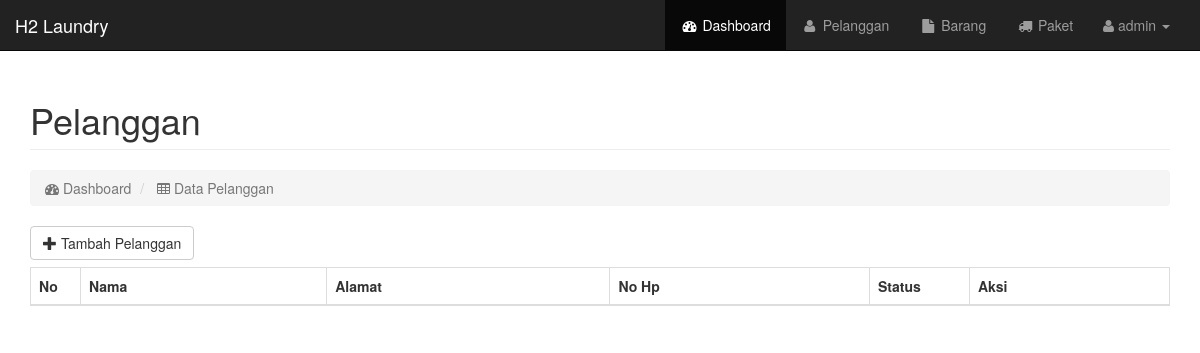
Before: /admin/pelanggan.php (signed in) with the older database file.
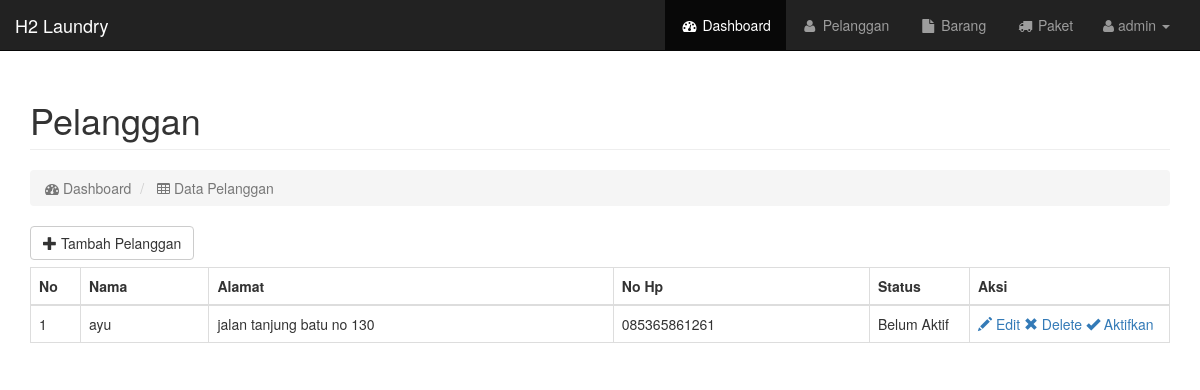
After: the same page with the newer database file.
### tables this page shows
CREATE TABLE `pelanggan` (
  `id_pelgn` int(11) NOT NULL,
  `username` varchar(50) NOT NULL,
  `pass_pelgn` varchar(50) NOT NULL,
  `nama_pelgn` varchar(50) NOT NULL,
  `no_hp_pelgn` varchar(12) NOT NULL,
  `almt_pelgn` varchar(50) NOT NULL,
  `status` int(1) NOT NULL
);

### admin/pelanggan.php (the view, shortened to what this page needs)
<?php
require_once "../config.php";
include "../template/header.php";
include "../template/menu.php";
 ?>
 <?php
$cari = isset($_REQUEST['cari']) ? $_REQUEST['cari'] : '';
if ($cari == ""){
  $sql = " select * from pelanggan";
}else {
  $sql = "select * from pelanggan where nama like '%$cari%'";
}
$que = $conn->prepare($sql);
$que->execute();
$que->setFetchMode(PDO::FETCH_OBJ);
$stmt = $que->fetchAll();
  ?>
<div id="page-wrapper">
<div class="container">
  <div class="row">
      <div class="col-md-12">
          <h1 class="page-header">
              Pelanggan
          </h1>
          <ol class="breadcrumb">
              <li class="active">
                  <i class="fa fa-dashboard"></i> Dashboard
              </li>
              <li class="active">
                  <i class="fa fa-table"></i> Data Pelanggan
              </li>
          </ol>
      </div>
  </div>
  <div class="row">
      <div class="col-lg-12">
        <a href="tambahpelanggan.php" class="btn btn-default btn-md " style="margin-bottom:7px">
        <span class="glyphicon glyphicon-plus" aria-hidden="true"></span> Tambah Pelanggan
        </a>
          <div class="table-responsive">
              <table class="table table-bordered table-hover">
                  <thead>
                      <tr>
                          <th width="50">No</th>
                          <th>Nama</th>
                          <th>Alamat</th>
                          <th>No Hp</th>
                          <th width="100">Status</th>
                          <th width="200">Aksi</th>
                      </tr>
                  </thead>
                  <tbody>
                    <?php
                    $no = 0;
                    foreach ($stmt as $q)
                    {
                        $no++;
                        ?>
                      <tr>
                          <td><?= $no ?></td>
                          <td><?= $q->nama_pelgn ?></td>
                          <td><?= $q->almt_pelgn ?></td>
                          <td><?= $q->no_hp_pelgn ?></td>
                          <td><?= $q->status == 1 ? 'Aktif' : 'Belum Aktif'; ?></td>
                          <td>
                            <a href="editPelanggan.php?id_pelgn=<?= $q->id_pelgn ?>" > <span class="glyphicon glyphicon-pencil" aria-hidden="true"></span> Edit </a>
                            <a href="proPelanggan.php?action=del&id=<?= $q->id_pelgn?> " > <span class="glyphicon glyphicon-remove" aria-hidden="true"></span> Delete </a>
                            <?php if($q->status == 0) { ?>
                            <a href="proPelanggan.php?aktif=1&id=<?= $q->id_pelgn?> " > <span class="glyphicon glyphicon-ok" aria-hidden="true"></span> Aktifkan </a>
                        <?php }else{ ?>
                          <a href="proPelanggan.php?aktif=0&id=<?= $q->id_pelgn?> " > <span class="glyphicon glyphicon-ok" aria-hidden="true"></span> Blokir </a>
                      <?php  } ?>
                          </td>
                      </tr>
                      <?php }?>
                  </tbody>
              </table>
          </div>
      </div>
  </div>
</div>
</div>
<?php include "../template/footer.php"; ?>

### template/menu.php (shortened to what this page needs)
<nav class="navbar navbar-inverse navbar-fixed-top" role="navigation">
    <div class="navbar-header">
        <a class="navbar-brand" href="index.html">H2 Laundry</a>
    </div>
    <ul class="nav navbar-right top-nav collapse navbar-collapse navbar-ex1-collapse">
        <ul class="nav navbar-nav ">
            <li class="active">
                <a href="index.php"><i class="fa fa-fw fa-dashboard"></i> Dashboard</a>
            </li>
            <li>
                <a href="pelanggan.php"><i class="fa fa-fw fa-user"></i> Pelanggan</a>
            </li>
            <li>
                <a href="barang.php"><i class="fa fa-fw fa-file"></i> Barang</a>
            </li>
            <li>
                <a href="paket.php"><i class="fa fa-fw fa-truck"></i> Paket</a>
            </li>
        </ul>
        <li class="dropdown navgo">
            <a href="#" class="dropdown-toggle" data-toggle="dropdown"><i class="fa fa-user"></i> <?php echo $_SESSION['username']; ?> <b class="caret"></b></a>
        </li>
    </ul>
</nav>

Changed rows visible on the page:
added pelanggan: nama_pelgn "ayu", almt_pelgn "jalan tanjung batu no 130", no_hp_pelgn "085365861261", status "Belum Aktif"
